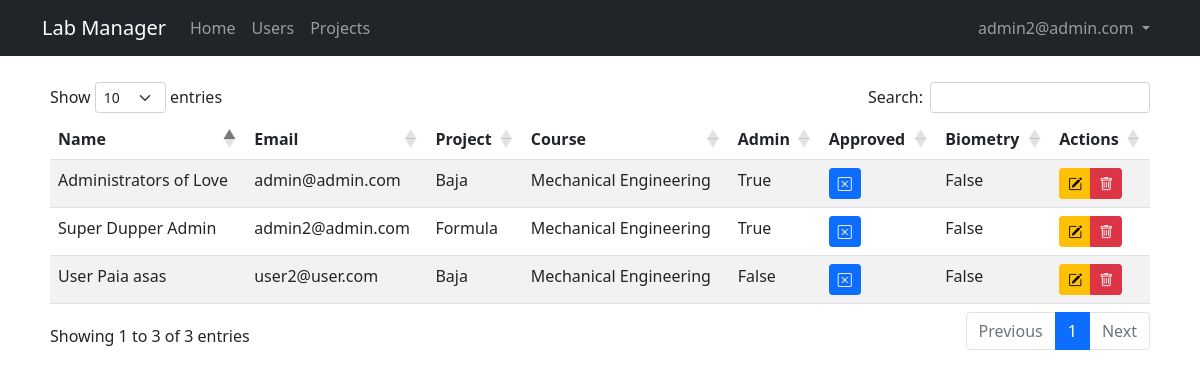
Before: /admin/users (signed in) with the older database file.
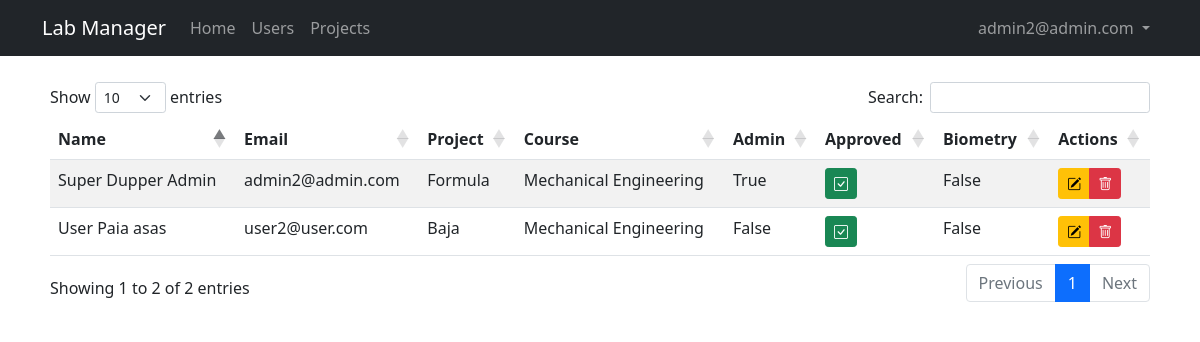
After: the same page with the newer database file.
### lab_manager/models.py (models this page shows, shortened)
class User(db.Model, UserMixin):
    id = db.Column(db.Integer, primary_key = True)
    email = db.Column(db.String(50), unique = True)
    name = db.Column(db.String(150))
    password = db.Column(db.String(128))
    date_created = db.Column(db.DateTime, default = datetime.utcnow)
    biometry = db.Column(db.Boolean, default = False, nullable = False)
    project = db.Column(db.Integer, db.ForeignKey('project.id'), nullable = False)
    grr = db.Column(db.Integer, unique = True)
    course = db.Column(db.String(50))
    approved_by = db.Column(db.Integer)
    date_approved = db.Column(db.DateTime, default = datetime.utcnow)
    approved = db.Column(db.Boolean, default = False, nullable = False)
    admin = db.Column(db.Boolean, default = False, nullable = False)

### lab_manager/admin/routes.py (the view)
@admin.route("/admin/users")
@admin_only
def users():
    users = User.query
    return render_template('admin/users.jinja2', title = "Users", users=users, user=current_user)

### lab_manager/__init__.py (called while the page is built)
def create_app(config_class=Config):
    app = Flask(__name__)
    app.config.from_object(Config)
    db.init_app(app)
    from lab_manager.main.routes import main
    app.register_blueprint(main)
    from lab_manager.users.routes import users
    app.register_blueprint(users)
    from lab_manager.admin.routes import admin
    app.register_blueprint(admin)
    from .models import User, Project
    initialize_database(app)
    login_manager.init_app(app)
    @login_manager.user_loader
    def load_user(id):
        return User.query.get(int(id))
    return app

### lab_manager/admin/routes.py (called while the page is built)
def admin_only(func):
    @wraps(func)
    def wrapper(*args, **kwargs):
        if current_user.is_anonymous:
            flash("You should be logged in to see this page!", "warning")
            return redirect(url_for('admin.login'))
        if not current_user.admin:
            abort(403)
        return func(*args, **kwargs)
    return wrapper

### lab_manager/templates/admin/users.jinja2 (shortened to what this page needs)
{% extends "layout.jinja2" %}
{% block content %}
<table id="data" class="table table-striped">
<thead>
    <tr>
        <th>Name</th>
        <th>Email</th>
        <th>Project</th>
        <th>Course</th>
        <th>Admin</th>
        <th>Approved</th>
        <th>Biometry</th>
        <th>Actions</th>
    </tr>
</thead>
<tbody>
    {% for user in users %}
    <tr>
        <td>{{ user.name }}</td>
        <td>{{ user.email }}</td>
        <td>{{ user.project }}</td>
        <td>{{ user.course }}</td>
        <td>{{ user.admin }}</td>
        <td>
            {% if user.approved %}
                <a href="{{url_for('admin.approve_user', id=user.id)}}" class="btn btn-success btn-sm"><i class="bi bi-check-square"></i></a>
            {% else %}
                <a href="{{url_for('admin.approve_user', id=user.id)}}" class="btn btn-primary btn-sm"><i class="bi bi-x-square"></i></a>
            {% endif %}
        </td>
        <td>{{ user.biometry }}</td>
        <td>
            <div class="btn-group" role="group" aria-label="Basic mixed styles example">
                <button type="button" class="btn btn-warning btn-sm" data-bs-toggle="modal" data-bs-target="#edituserModal{{user.id}}"><i class="bi bi-pencil-square"></i></button>
                <button type="button" class="btn btn-danger btn-sm" data-bs-toggle="modal" data-bs-target="#delete-confirmation"><i class="bi bi-trash"></i></button>
            </div>
        </td>
    </tr>
    {% endfor %}
</tbody>
</table>
{% endblock content %}

### lab_manager/templates/layout.jinja2 (shortened to what this page needs)
<!DOCTYPE html>
<html lang="en">
<head>
    <link href="https://cdn.jsdelivr.net/npm/bootstrap@5.1.3/dist/css/bootstrap.min.css" rel="stylesheet">
    <link rel="stylesheet" type="text/css" href="https://cdn.datatables.net/1.10.25/css/dataTables.bootstrap5.css">
    <link rel="stylesheet" href="https://cdn.jsdelivr.net/npm/bootstrap-icons@1.8.1/font/bootstrap-icons.css">
    <link rel="stylesheet" type="text/css" href="{{ url_for('static', filename='main.css') }}">
</head>
<body>
    <nav class="navbar navbar-expand-md navbar-dark bg-dark">
        <div class="container">
            <a class="navbar-brand mr-4" href="/">Lab Manager</a>
            <div class="collapse navbar-collapse" id="navbar">
                <div class="navbar-nav me-auto mb-2 mb-lg-0">
                    <a href="/" class="nav-item nav-link">Home</a>
                    {% if user.is_authenticated and user.admin==True %}
                        <a href="{{url_for('admin.users')}}" class="nav-item nav-link">Users</a>
                        <a href="{{url_for('admin.projects')}}" class="nav-item nav-link">Projects</a>
                    {% endif %}
                </div>
                <div class="navbar-nav">
                    {% if user.is_authenticated and user.admin==False %}
                        <li class="nav-item dropdown">
                            <a class="nav-link dropdown-toggle" href="#" id="navbarDropdown" role="button" data-bs-toggle="dropdown" aria-expanded="false"> {{user.email}} </a>
                            <ul class="dropdown-menu dropdown-menu-end" aria-labelledby="navbarDropdown">
                                <li><a class="dropdown-item" href="{{url_for('users.profile')}}">Profile</a></li>
                                <li><hr class="dropdown-divider"></li>
                                <li><a class="dropdown-item" href="{{url_for('users.logout')}}">Logout</a></li>
                            </ul>
                        </li>
                    {% elif user.is_authenticated and user.admin==True %}
                        <li class="nav-item dropdown">
                            <a class="nav-link dropdown-toggle" href="#" id="navbarDropdown" role="button" data-bs-toggle="dropdown" aria-expanded="false"> {{user.email}} </a>
                        </li>
                    {% else %}
                        <a href="{{url_for('users.login')}}" class="nav-item nav-link">Login</a>
                        <a href="{{url_for('users.register')}}" class="nav-item nav-link">Sign Up</a>
                    {% endif %}
                </div>
            </div>
        </div>
    </nav>
    <main class="container full-page" role="main">
        {% block content %}{% endblock content %}
    </main>
</body>
</html>

### lab_manager/static/main.css (style rules this page uses)
.full-page { background: #ffffff; padding: 10px 20px; margin-bottom: 20px; margin-top: 1rem; }

Changed rows visible on the page:
removed User: name "Administrators of Love", email "admin@admin.com", project "Baja", course "Mechanical Engineering", admin "True", biometry "False"
changed User "Super Dupper Admin": approved False → True (drawn)
changed User "User Paia asas": approved False → True (drawn)
Other visible differences:
text written by a page script: "Show entries Search: Showing 1 to 3 of 3 entries Previous 1 Next" → "Show entries Search: Showing 1 to 2 of 2 entries Previous 1 Next"
